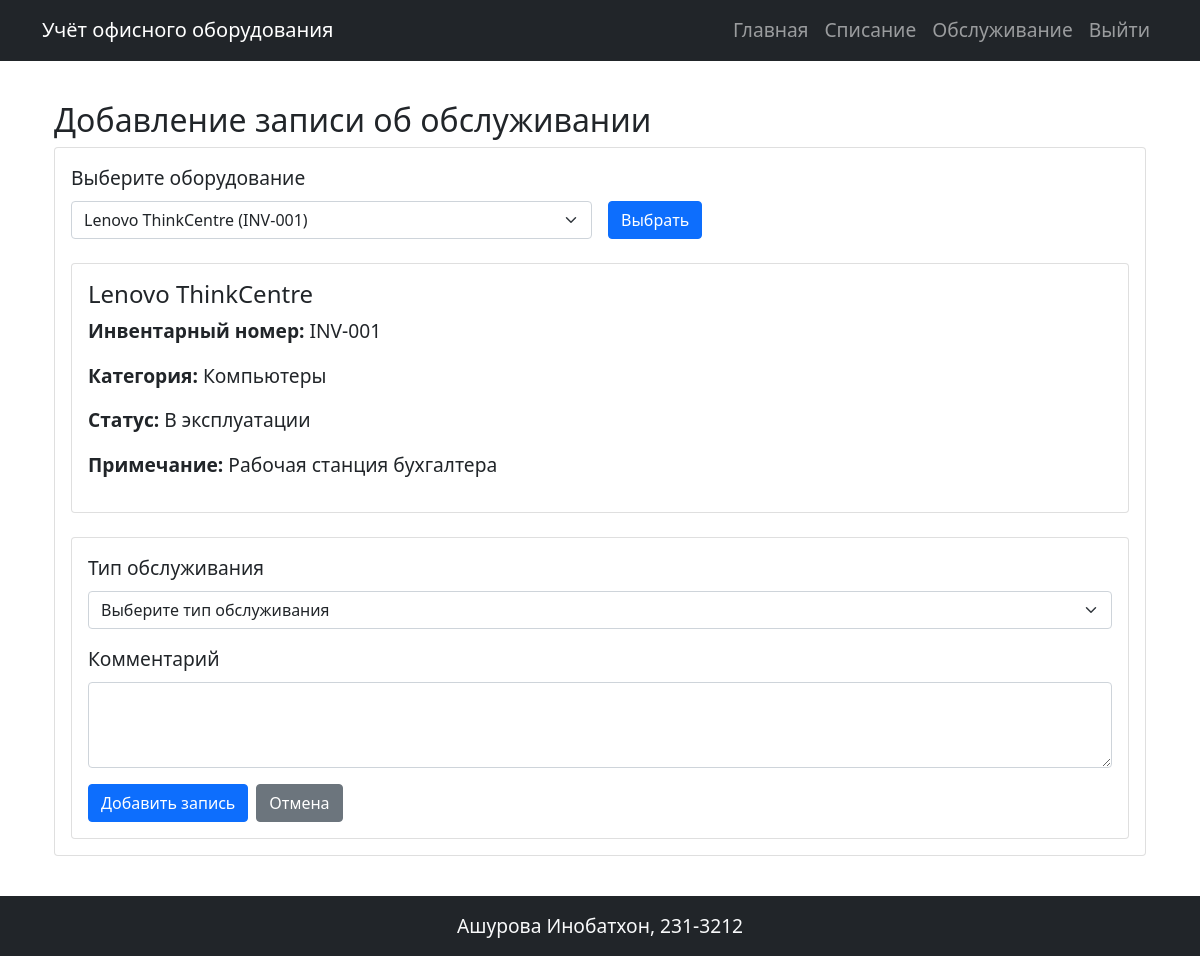
Screenshot of /maintenance?id=1 (signed in) with the database file from the repository.
### models.py (models this page shows)
class Equipment(db.Model):
    id = db.Column(db.Integer, primary_key=True)
    name = db.Column(db.String(100), nullable=False)
    inventory_number = db.Column(db.String(50), unique=True, nullable=False)
    category_id = db.Column(db.Integer, db.ForeignKey('category.id'), nullable=False)
    category = db.relationship('Category', backref='equipments')
    purchase_date = db.Column(db.Date, nullable=False)
    cost = db.Column(db.Numeric(10, 2), nullable=False)
    status = db.Column(db.Enum('В эксплуатации', 'На ремонте', 'Списано', name='equipment_status'), nullable=False, default='В эксплуатации')
    note = db.Column(db.Text)
    photos = db.relationship('Photo', backref='equipment', lazy='dynamic', cascade='all, delete-orphan')
    maintenance_history = db.relationship('MaintenanceHistory', backref='equipment', cascade='all, delete-orphan')
    responsible_persons = db.relationship('ResponsiblePersons', secondary=equipment_responsible, back_populates='equipments')
    write_offs = db.relationship('WriteOff', backref='equipment_obj', cascade='all, delete-orphan')

class Category(db.Model):
    id = db.Column(db.Integer, primary_key=True)
    name = db.Column(db.String(100), nullable=False)
    description = db.Column(db.Text)

### app.py (the view)
@app.route('/maintenance', methods=['GET'])
@login_required
def maintenance():
    if current_user.role.name != 'tech':
        flash('У вас нет прав для добавления записей об обслуживании', 'danger')
        return redirect(url_for('index'))
    equipment_list = Equipment.query.all()
    equipment_id = request.args.get('id', type=int)
    equipment = Equipment.query.get(equipment_id) if equipment_id else None
    return render_template('maintenance.html',
                         equipment_list=equipment_list,
                         equipment=equipment)

### app.py (called while the page is built)
@login_manager.user_loader
def load_user(user_id):
    return User.query.get(int(user_id))

### templates/maintenance.html (shortened to what this page needs)
{% extends "base.html" %}
{% block content %}
<div class="container mt-4">
    <h2>Добавление записи об обслуживании</h2>
    <div class="card mb-4">
        <div class="card-body">
            <form method="GET" class="mb-4">
                <div class="row g-3">
                    <div class="col-md-6">
                        <label for="equipment" class="form-label">Выберите оборудование</label>
                        <select class="form-select" id="equipment" name="id" required>
                            {% for eq in equipment_list %}
                                <option value="{{ eq.id }}" {% if equipment and equipment.id == eq.id %}selected{% endif %}>
                                    {{ eq.name }} ({{ eq.inventory_number }})
                                </option>
                            {% endfor %}
                        </select>
                    </div>
                    <div class="col-md-2 d-flex align-items-end">
                        <button type="submit" class="btn btn-primary">Выбрать</button>
                    </div>
                </div>
            </form>
            {% if equipment %}
                <div class="card">
                    <div class="card-body">
                        <h4 class="card-title">{{ equipment.name }}</h4>
                        <p><strong>Инвентарный номер:</strong> {{ equipment.inventory_number }}</p>
                        <p><strong>Категория:</strong> {{ equipment.category.name }}</p>
                        <p><strong>Статус:</strong> {{ equipment.status }}</p>
                        <p><strong>Примечание:</strong> {{ equipment.note or 'Нет' }}</p>
                    </div>
                </div>
                <div class="card mt-4">
                    <div class="card-body">
                        <form method="POST" action="{{ url_for('add_maintenance', id=equipment.id) }}">
                            <div class="mb-3">
                                <label for="maintenance_type" class="form-label">Тип обслуживания</label>
                                <select class="form-select" id="maintenance_type" name="maintenance_type" required>
                                    <option value="">Выберите тип обслуживания</option>
                                </select>
                            </div>
                            <div class="mb-3">
                                <label for="comment" class="form-label">Комментарий</label>
                                <textarea class="form-control" id="comment" name="comment" rows="3" required></textarea>
                            </div>
                            <div class="d-flex gap-2">
                                <button type="submit" class="btn btn-primary">Добавить запись</button>
                                <a href="{{ url_for('index') }}" class="btn btn-secondary">Отмена</a>
                            </div>
                        </form>
                    </div>
                </div>
            {% endif %}
        </div>
    </div>
</div>
{% endblock %}

### static/styles.css (style rules this page uses)
body { font-size: 1.2rem; display: grid; grid-template-rows: auto 1fr auto; height: 100vh; margin: 0; }

### rows the page displays
Equipment: name "Lenovo ThinkCentre", inventory_number "INV-001", status "В эксплуатации", note "Рабочая станция бухгалтера"
Category: category.name "Компьютеры"

### other values shown
form field id "Lenovo ThinkCentre (INV-001)"
